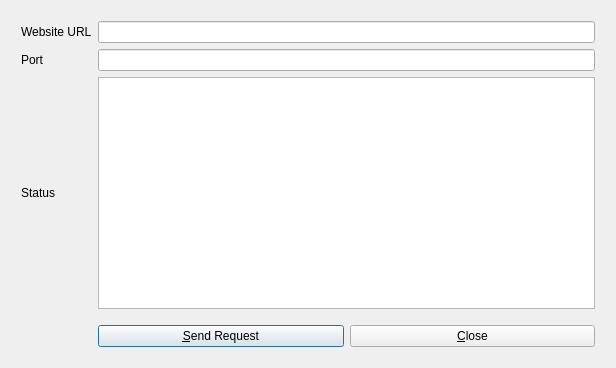
<?xml version="1.0" encoding="UTF-8"?>
<ui version="4.0">
 <class>initializeWebsiteBox</class>
 <widget class="QDialog" name="initializeWebsiteBox">
  <property name="geometry">
   <rect>
    <x>0</x>
    <y>0</y>
    <width>616</width>
    <height>368</height>
   </rect>
  </property>
  <property name="sizePolicy">
   <sizepolicy hsizetype="Expanding" vsizetype="Expanding">
    <horstretch>0</horstretch>
    <verstretch>0</verstretch>
   </sizepolicy>
  </property>
  <property name="windowTitle">
   <string>Initialize Website</string>
  </property>
  <layout class="QGridLayout" name="gridLayout_2">
   <item row="0" column="0">
    <layout class="QGridLayout" name="gridLayout" rowminimumheight="20,20,50,0,20">
     <property name="sizeConstraint">
      <enum>QLayout::SetMinimumSize</enum>
     </property>
     <property name="margin">
      <number>10</number>
     </property>
     <item row="0" column="0">
      <widget class="QLabel" name="labelWebsiteURL">
       <property name="text">
        <string>Website URL</string>
       </property>
      </widget>
     </item>
     <item row="1" column="0">
      <widget class="QLabel" name="labelPort">
       <property name="text">
        <string>Port</string>
       </property>
      </widget>
     </item>
     <item row="0" column="1">
      <widget class="QLineEdit" name="websiteURL"/>
     </item>
     <item row="1" column="1">
      <widget class="QLineEdit" name="port"/>
     </item>
     <item row="2" column="0">
      <widget class="QLabel" name="labelStatusInfo">
       <property name="text">
        <string>Status</string>
       </property>
      </widget>
     </item>
     <item row="2" column="1">
      <widget class="QListWidget" name="statusInfo"/>
     </item>
     <item row="4" column="1">
      <layout class="QHBoxLayout" name="horizontalLayout">
       <item>
        <widget class="QPushButton" name="sendRequestButton">
         <property name="text">
          <string>&amp;Send Request</string>
         </property>
        </widget>
       </item>
       <item>
        <widget class="QPushButton" name="closeButton">
         <property name="text">
          <string>&amp;Close</string>
         </property>
        </widget>
       </item>
      </layout>
     </item>
     <item row="3" column="1">
      <spacer name="verticalSpacer">
       <property name="orientation">
        <enum>Qt::Vertical</enum>
       </property>
       <property name="sizeType">
        <enum>QSizePolicy::Fixed</enum>
       </property>
       <property name="sizeHint" stdset="0">
        <size>
         <width>20</width>
         <height>10</height>
        </size>
       </property>
      </spacer>
     </item>
    </layout>
   </item>
  </layout>
 </widget>
 <resources/>
 <connections/>
</ui>
